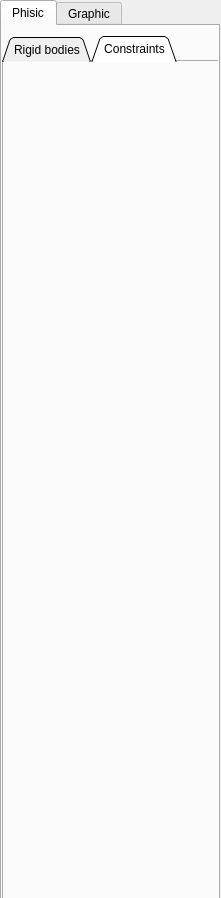
<?xml version="1.0" encoding="UTF-8"?>
<ui version="4.0">
 <class>toolWidget</class>
 <widget class="QWidget" name="toolWidget">
  <property name="geometry">
   <rect>
    <x>0</x>
    <y>0</y>
    <width>221</width>
    <height>898</height>
   </rect>
  </property>
  <property name="windowTitle">
   <string>Form</string>
  </property>
  <widget class="QTabWidget" name="tabWidget">
   <property name="geometry">
    <rect>
     <x>0</x>
     <y>0</y>
     <width>220</width>
     <height>901</height>
    </rect>
   </property>
   <property name="currentIndex">
    <number>0</number>
   </property>
   <widget class="QWidget" name="phisicTabWidget">
    <attribute name="title">
     <string>Phisic</string>
    </attribute>
    <widget class="QTabWidget" name="phisicTab">
     <property name="geometry">
      <rect>
       <x>0</x>
       <y>10</y>
       <width>220</width>
       <height>871</height>
      </rect>
     </property>
     <property name="tabShape">
      <enum>QTabWidget::Triangular</enum>
     </property>
     <property name="currentIndex">
      <number>1</number>
     </property>
     <widget class="rigidBodyesTab" name="rigidBodiesTabBar">
      <attribute name="title">
       <string>Rigid bodies</string>
      </attribute>
     </widget>
     <widget class="constraintsTab" name="constraintsTabBar">
      <attribute name="title">
       <string>Constraints</string>
      </attribute>
     </widget>
    </widget>
   </widget>
   <widget class="QWidget" name="graphicTabWidget">
    <attribute name="title">
     <string>Graphic</string>
    </attribute>
    <widget class="QTabWidget" name="graphicTab">
     <property name="geometry">
      <rect>
       <x>0</x>
       <y>40</y>
       <width>216</width>
       <height>461</height>
      </rect>
     </property>
     <property name="tabShape">
      <enum>QTabWidget::Triangular</enum>
     </property>
     <property name="currentIndex">
      <number>0</number>
     </property>
     <property name="usesScrollButtons">
      <bool>true</bool>
     </property>
     <property name="documentMode">
      <bool>false</bool>
     </property>
     <property name="tabsClosable">
      <bool>false</bool>
     </property>
     <widget class="meshTab" name="meshTabBar">
      <property name="contextMenuPolicy">
       <enum>Qt::DefaultContextMenu</enum>
      </property>
      <attribute name="title">
       <string>Mesh</string>
      </attribute>
     </widget>
     <widget class="QWidget" name="plusLODTabBar">
      <attribute name="title">
       <string>Add LOD</string>
      </attribute>
      <widget class="QGroupBox" name="groupBox">
       <property name="geometry">
        <rect>
         <x>0</x>
         <y>0</y>
         <width>211</width>
         <height>71</height>
        </rect>
       </property>
       <property name="title">
        <string>Error</string>
       </property>
       <widget class="QLabel" name="label">
        <property name="geometry">
         <rect>
          <x>10</x>
          <y>20</y>
          <width>191</width>
          <height>21</height>
         </rect>
        </property>
        <property name="text">
         <string>Please define previous LOD befor </string>
        </property>
       </widget>
       <widget class="QLabel" name="label_2">
        <property name="geometry">
         <rect>
          <x>10</x>
          <y>40</y>
          <width>151</width>
          <height>16</height>
         </rect>
        </property>
        <property name="text">
         <string>created new.</string>
        </property>
       </widget>
      </widget>
     </widget>
    </widget>
    <widget class="QRadioButton" name="showRadioButton">
     <property name="geometry">
      <rect>
       <x>10</x>
       <y>10</y>
       <width>191</width>
       <height>17</height>
      </rect>
     </property>
     <property name="text">
      <string>Show graphic</string>
     </property>
     <property name="checkable">
      <bool>true</bool>
     </property>
     <property name="checked">
      <bool>false</bool>
     </property>
    </widget>
   </widget>
  </widget>
 </widget>
 <customwidgets>
  <customwidget>
   <class>rigidBodyesTab</class>
   <extends>QWidget</extends>
   <header location="global">widgets/rigidbodyestab.h</header>
   <container>1</container>
  </customwidget>
  <customwidget>
   <class>constraintsTab</class>
   <extends>QWidget</extends>
   <header location="global">widgets/constraintstab.h</header>
   <container>1</container>
  </customwidget>
  <customwidget>
   <class>meshTab</class>
   <extends>QWidget</extends>
   <header location="global">widgets/meshtab.h</header>
   <container>1</container>
  </customwidget>
 </customwidgets>
 <resources/>
 <connections/>
</ui>
